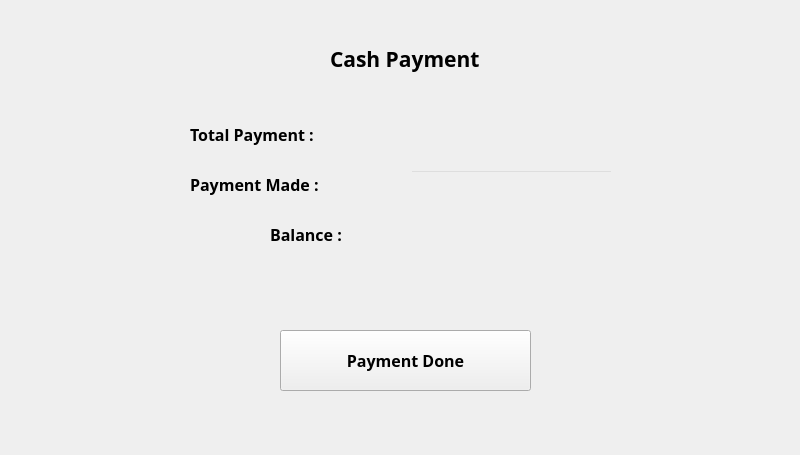
<?xml version="1.0" encoding="UTF-8"?>
<ui version="4.0">
 <class>MainWindow</class>
 <widget class="QMainWindow" name="MainWindow">
  <property name="geometry">
   <rect>
    <x>0</x>
    <y>0</y>
    <width>800</width>
    <height>455</height>
   </rect>
  </property>
  <property name="windowTitle">
   <string>MainWindow</string>
  </property>
  <widget class="QWidget" name="centralwidget">
   <widget class="QLabel" name="label_2">
    <property name="geometry">
     <rect>
      <x>330</x>
      <y>40</y>
      <width>172</width>
      <height>37</height>
     </rect>
    </property>
    <property name="font">
     <font>
      <family>Script MT Bold</family>
      <pointsize>16</pointsize>
      <weight>75</weight>
      <bold>true</bold>
     </font>
    </property>
    <property name="text">
     <string>Cash Payment</string>
    </property>
   </widget>
   <widget class="QLabel" name="label_3">
    <property name="geometry">
     <rect>
      <x>190</x>
      <y>120</y>
      <width>203</width>
      <height>29</height>
     </rect>
    </property>
    <property name="font">
     <font>
      <family>MV Boli</family>
      <pointsize>12</pointsize>
      <weight>75</weight>
      <bold>true</bold>
     </font>
    </property>
    <property name="text">
     <string>Total Payment : </string>
    </property>
   </widget>
   <widget class="QLabel" name="totalPayment">
    <property name="geometry">
     <rect>
      <x>410</x>
      <y>120</y>
      <width>203</width>
      <height>29</height>
     </rect>
    </property>
    <property name="font">
     <font>
      <family>Pristina</family>
      <pointsize>16</pointsize>
      <weight>50</weight>
      <bold>false</bold>
     </font>
    </property>
    <property name="text">
     <string/>
    </property>
   </widget>
   <widget class="QLabel" name="label_4">
    <property name="geometry">
     <rect>
      <x>190</x>
      <y>170</y>
      <width>203</width>
      <height>29</height>
     </rect>
    </property>
    <property name="font">
     <font>
      <family>MV Boli</family>
      <pointsize>12</pointsize>
      <weight>75</weight>
      <bold>true</bold>
     </font>
    </property>
    <property name="text">
     <string>Payment Made : </string>
    </property>
   </widget>
   <widget class="QLabel" name="label_5">
    <property name="geometry">
     <rect>
      <x>270</x>
      <y>220</y>
      <width>113</width>
      <height>29</height>
     </rect>
    </property>
    <property name="font">
     <font>
      <family>MV Boli</family>
      <pointsize>12</pointsize>
      <weight>75</weight>
      <bold>true</bold>
     </font>
    </property>
    <property name="text">
     <string>Balance : </string>
    </property>
   </widget>
   <widget class="QLabel" name="balance">
    <property name="geometry">
     <rect>
      <x>410</x>
      <y>220</y>
      <width>203</width>
      <height>29</height>
     </rect>
    </property>
    <property name="font">
     <font>
      <family>Pristina</family>
      <pointsize>16</pointsize>
      <weight>50</weight>
      <bold>false</bold>
     </font>
    </property>
    <property name="text">
     <string/>
    </property>
   </widget>
   <widget class="QPushButton" name="paymentDone">
    <property name="geometry">
     <rect>
      <x>280</x>
      <y>330</y>
      <width>251</width>
      <height>61</height>
     </rect>
    </property>
    <property name="font">
     <font>
      <family>Nirmala UI Semilight</family>
      <pointsize>12</pointsize>
      <weight>75</weight>
      <bold>true</bold>
     </font>
    </property>
    <property name="text">
     <string>Payment Done</string>
    </property>
   </widget>
   <widget class="QLineEdit" name="payMade">
    <property name="geometry">
     <rect>
      <x>410</x>
      <y>170</y>
      <width>203</width>
      <height>29</height>
     </rect>
    </property>
    <property name="font">
     <font>
      <family>Pristina</family>
      <pointsize>16</pointsize>
     </font>
    </property>
    <property name="styleSheet">
     <string notr="true">background:transparent;</string>
    </property>
    <property name="inputMask">
     <string notr="true"/>
    </property>
    <property name="text">
     <string notr="true"/>
    </property>
    <property name="cursorPosition">
     <number>0</number>
    </property>
   </widget>
  </widget>
 </widget>
 <resources/>
 <connections/>
</ui>
